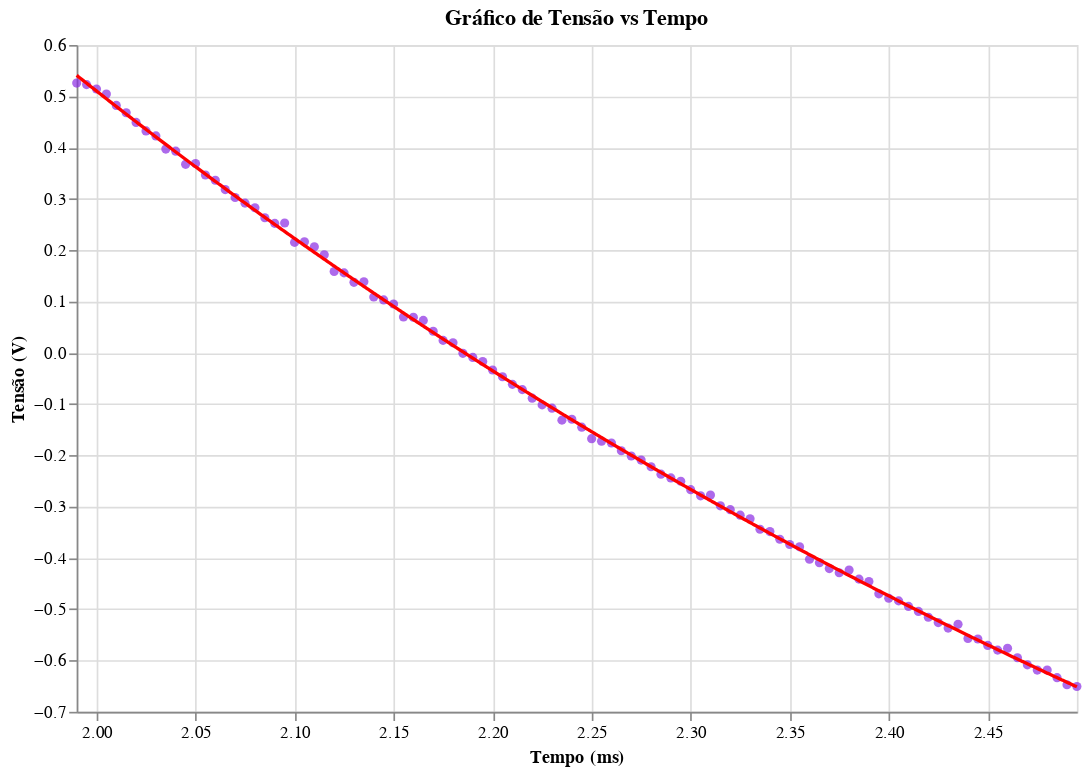

Source (notebook cell):
### Code cell
dado_dsc = aj.slicing_data(data, [1.8,2.6])

dado_dsc_regres, c, cov = aj.regres_exp(dado_dsc)

(aj.data_x_regression(dado_dsc,dado_dsc_regres)).display()

tal_dc = 1/(c*1000)
tal_othermethod = tal_calcul(dado_dsc)

### Figure 1 — Vega-Lite specification as saved in the notebook (floating-point values rounded to 4 significant figures; data arrays with more than 128 entries replaced by an {"elided": "..."} marker saying what was removed)
{"config": {"view": {"continuousWidth": 300, "continuousHeight": 300}}, "layer": [{"data": {"name": "data-8bc5b8dc2eb757386a9bf14fef8a7552"}, "mark": {"type": "circle", "color": "blueviolet"}, "encoding": {"x": {"field": "Time", "scale": {"domain": [1.99, 2.495]}, "title": "Tempo (ms)", "type": "quantitative"}, "y": {"field": "U_b", "title": "Tensão (V)", "type": "quantitative"}}, "title": "Gráfico de Tensão vs Tempo"}, {"data": {"name": "data-cd731b2460708ca10960f5bcd9795a85"}, "mark": {"type": "line", "color": "red"}, "encoding": {"x": {"field": "Time", "scale": {"domain": [1.99, 2.495]}, "title": "Tempo (ms)", "type": "quantitative"}, "y": {"field": "U_b", "title": "Tensão (V)", "type": "quantitative"}}, "title": "Gráfico de Tensão vs Tempo"}], "height": 400, "width": 600, "$schema": "https://vega.github.io/schema/vega-lite/v5.20.1.json", "datasets": {"data-8bc5b8dc2eb757386a9bf14fef8a7552": [{"Time": 1.99, "U_b": 0.5257}, {"Time": 1.995, "U_b": 0.5228}, {"Time": 2.0, "U_b": 0.5143}, {"Time": 2.005, "U_b": 0.5045}, {"Time": 2.01, "U_b": 0.4823}, {"Time": 2.015, "U_b": 0.4679}, {"Time": 2.02, "U_b": 0.4491}, {"Time": 2.025, "U_b": 0.4325}, {"Time": 2.03, "U_b": 0.4228}, {"Time": 2.035, "U_b": 0.3971}, {"Time": 2.04, "U_b": 0.3931}, {"Time": 2.045, "U_b": 0.3673}, {"Time": 2.05, "U_b": 0.3689}, {"Time": 2.055, "U_b": 0.3467}, {"Time": 2.06, "U_b": 0.3364}, {"Time": 2.065, "U_b": 0.3181}, {"Time": 2.07, "U_b": 0.3027}, {"Time": 2.075, "U_b": 0.2917}, {"Time": 2.08, "U_b": 0.2827}, {"Time": 2.085, "U_b": 0.2632}, {"Time": 2.09, "U_b": 0.2523}, {"Time": 2.095, "U_b": 0.2529}, {"Time": 2.1, "U_b": 0.2152}, {"Time": 2.105, "U_b": 0.2163}, {"Time": 2.11, "U_b": 0.2065}, {"Time": 2.115, "U_b": 0.1912}, {"Time": 2.12, "U_b": 0.1585}, {"Time": 2.125, "U_b": 0.1557}, {"Time": 2.13, "U_b": 0.1373}, {"Time": 2.135, "U_b": 0.1385}, {"Time": 2.14, "U_b": 0.1088}, {"Time": 2.145, "U_b": 0.1031}, {"Time": 2.15, "U_b": 0.09507}, {"Time": 2.155, "U_b": 0.06987}, {"Time": 2.16, "U_b": 0.06933}, {"Time": 2.165, "U_b": 0.06307}, {"Time": 2.17, "U_b": 0.04187}, {"Time": 2.175, "U_b": 0.02413}, {"Time": 2.18, "U_b": 0.0196}, {"Time": 2.185, "U_b": -0.001067}, {"Time": 2.19, "U_b": -0.009067}, {"Time": 2.195, "U_b": -0.01707}, {"Time": 2.2, "U_b": -0.0336}, {"Time": 2.205, "U_b": -0.0468}, {"Time": 2.21, "U_b": -0.0616}, {"Time": 2.215, "U_b": -0.07187}, {"Time": 2.22, "U_b": -0.08853}, {"Time": 2.225, "U_b": -0.1016}, {"Time": 2.23, "U_b": -0.108}, {"Time": 2.235, "U_b": -0.1313}, {"Time": 2.24, "U_b": -0.1297}, {"Time": 2.245, "U_b": -0.1451}, {"Time": 2.25, "U_b": -0.1675}, {"Time": 2.255, "U_b": -0.1725}, {"Time": 2.26, "U_b": -0.176}, {"Time": 2.265, "U_b": -0.1909}, {"Time": 2.27, "U_b": -0.2012}, {"Time": 2.275, "U_b": -0.2092}, {"Time": 2.28, "U_b": -0.2223}, {"Time": 2.285, "U_b": -0.2367}, {"Time": 2.29, "U_b": -0.244}, {"Time": 2.295, "U_b": -0.2504}, {"Time": 2.3, "U_b": -0.2669}, {"Time": 2.305, "U_b": -0.2789}, {"Time": 2.31, "U_b": -0.2772}, {"Time": 2.315, "U_b": -0.2984}, {"Time": 2.32, "U_b": -0.3059}, {"Time": 2.325, "U_b": -0.3167}, {"Time": 2.33, "U_b": -0.3236}, {"Time": 2.335, "U_b": -0.3441}, {"Time": 2.34, "U_b": -0.3487}, {"Time": 2.345, "U_b": -0.3636}, {"Time": 2.35, "U_b": -0.3739}, {"Time": 2.355, "U_b": -0.3784}, {"Time": 2.36, "U_b": -0.4024}, {"Time": 2.365, "U_b": -0.4093}, {"Time": 2.37, "U_b": -0.4208}, {"Time": 2.375, "U_b": -0.4288}, {"Time": 2.38, "U_b": -0.4236}, {"Time": 2.385, "U_b": -0.4413}, {"Time": 2.39, "U_b": -0.4459}, {"Time": 2.395, "U_b": -0.47}, {"Time": 2.4, "U_b": -0.4785}, {"Time": 2.405, "U_b": -0.4837}, {"Time": 2.41, "U_b": -0.4945}, {"Time": 2.415, "U_b": -0.5043}, {"Time": 2.42, "U_b": -0.5157}, {"Time": 2.425, "U_b": -0.526}, {"Time": 2.43, "U_b": -0.5368}, {"Time": 2.435, "U_b": -0.5295}, {"Time": 2.44, "U_b": -0.5569}, {"Time": 2.445, "U_b": -0.558}, {"Time": 2.45, "U_b": -0.5705}, {"Time": 2.455, "U_b": -0.5797}, {"Time": 2.46, "U_b": -0.5763}, {"Time": 2.465, "U_b": -0.5947}, {"Time": 2.47, "U_b": -0.6084}, {"Time": 2.475, "U_b": -0.6187}, {"Time": 2.48, "U_b": -0.6187}, {"Time": 2.485, "U_b": -0.6335}, {"Time": 2.49, "U_b": -0.6472}, {"Time": 2.495, "U_b": -0.6507}], "data-cd731b2460708ca10960f5bcd9795a85": {"elided": "1000 records"}}}
